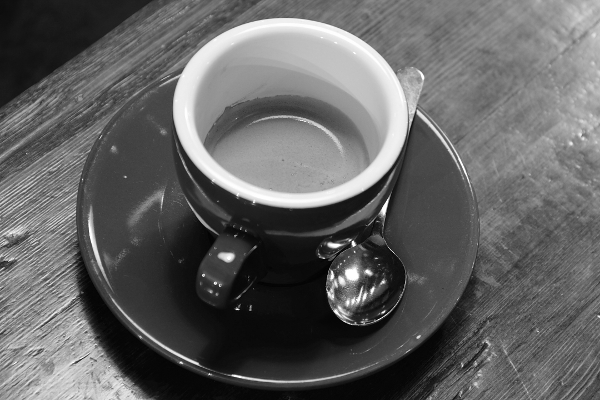
#> input picture Lab4/images/coffee.png, 600 x 400 px
$ jupyter execute Lab4.ipynb
#> lines starting #> are read from the running program, lines starting #| are printed output that depends on the picture; after the words box and inside, x2 and y2 are one past the last pixel; in counts of white or black regions, pixels touching at a corner belong together
# ARTI 403 Image Processing
## Lab 4: Intensity Transformations and Filtering

Name: Mohammed Saeed Alamodi
ID: 2240009007

The parrot image from the manual wasnt included with the lab so I used the coffee image from skimage for the thresholding part. I also used matplotlib to show the images since cv2.imshow doesnt work in jupyter.

## Task 1: Thresholding

[cell 1]
import cv2
import matplotlib.pyplot as plt

# Load the image in grayscale
img = cv2.imread('images/coffee.png', cv2.IMREAD_GRAYSCALE)
#> img is the input picture: shape (400, 600); min 0, max 255, mean 98.8

# Set the threshold values
threshold_values = [0, 50, 100, 150, 200]

plt.figure(figsize=(15, 8))
plt.subplot(2, 3, 1)
plt.imshow(img, cmap='gray')
plt.title('Original Image')
plt.axis('off')

# Apply thresholding with different threshold values
for i, threshold_value in enumerate(threshold_values):
    ret, thresh = cv2.threshold(img, threshold_value, 255, cv2.THRESH_BINARY)
    plt.subplot(2, 3, i + 2)
    plt.imshow(thresh, cmap='gray')
    plt.title(f'Thresholded Image ({threshold_value})')
    plt.axis('off')
#> this loop made 5 passes
#> ret on passes 1 to 5: 0, 50, 100, 150, 200
#> pass 1, `ret, thresh = cv2.threshold(img, threshold_value, 255, cv2.THRESH_BINA..`:
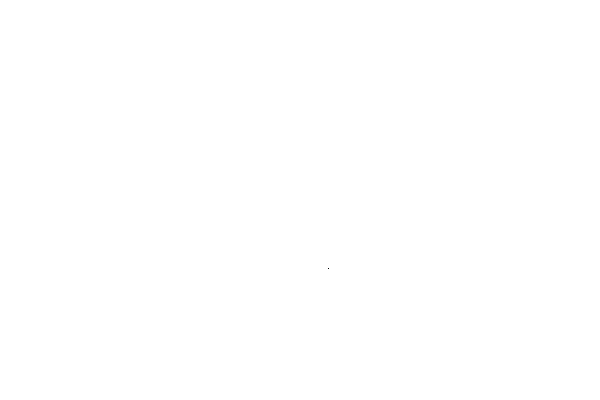
#> thresh: shape (400, 600); 100% white; black in thin lines or dots, all inside (x1, y1, x2, y2) = (328, 268, 329, 269)

plt.show()

When the threshold is 0 the whole image becomes white. The higher the threshold the more black pixels we get, at 200 only the rim of the cup and some spots on the spoon stay white. I think 150 gives the best result here because the cup is separated from the saucer.

## Task 2: Histogram Processing
Step 1: Load necessary libraries

[cell 2]
import matplotlib
import matplotlib.pyplot as plt
import numpy as np
from skimage import data, img_as_float
from skimage import exposure

Step 2: Load moon image

[cell 3]
img = data.moon()
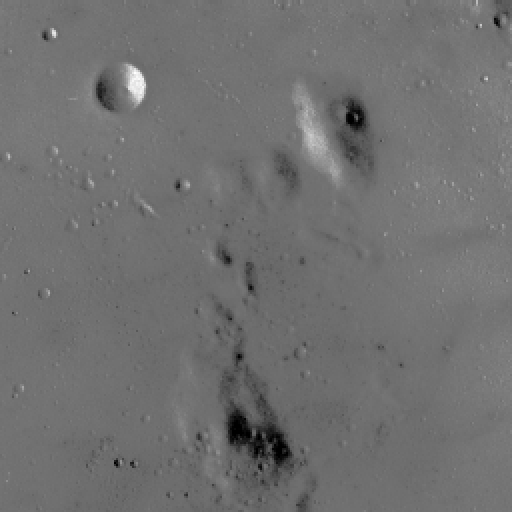
#> input picture skimage.data.moon(), 512 x 512 px
#> img is the input picture: shape (512, 512); min 0, max 255, mean 112.2

Step 3: Rescale intensity values to include all the intensities that fall within the 2nd and 98th percentiles

[cell 4]
# Contrast stretching
p2, p98 = np.percentile(img, (2, 98))
#> p2 = 78; p98 = 129
img_rescale = exposure.rescale_intensity(img, in_range=(p2, p98))
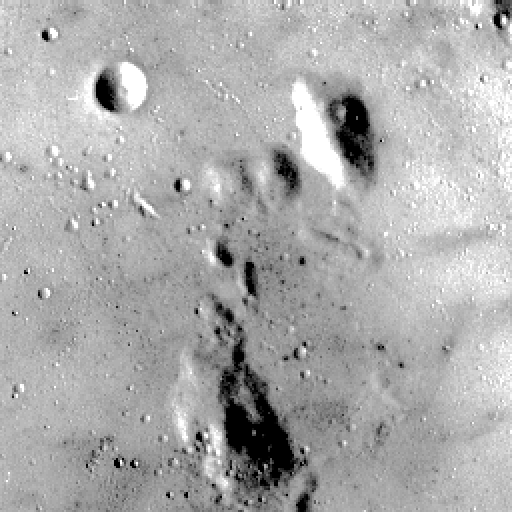
#> img_rescale: shape (512, 512); min 0, max 255, mean 171.5

Step 4: Display the image with its histogram of step 2 and step 3

[cell 5]
fig = plt.figure(figsize=(10, 7))
fig.add_subplot(2, 1, 1)
plt.imshow(img, cmap='gray')
plt.axis('off')
plt.title('Original image')
fig.add_subplot(2, 1, 2)
plt.hist(img.flat, bins=256, range=(0, 255))
plt.xlabel('gray level values')
plt.ylabel('Number of pixels')
plt.show()
#> figure, not shown here; panel 2: tallest bar 23296 high, from x = 114.6 to 115.5

fig = plt.figure(figsize=(10, 7))
fig.add_subplot(2, 1, 1)
plt.imshow(img_rescale, cmap='gray')
plt.axis('off')
plt.title('Contrast stretch')
fig.add_subplot(2, 1, 2)
plt.hist(img_rescale.flat, bins=256, range=(0, 255))
plt.xlabel('gray level values')
plt.ylabel('Number of pixels')
plt.show()
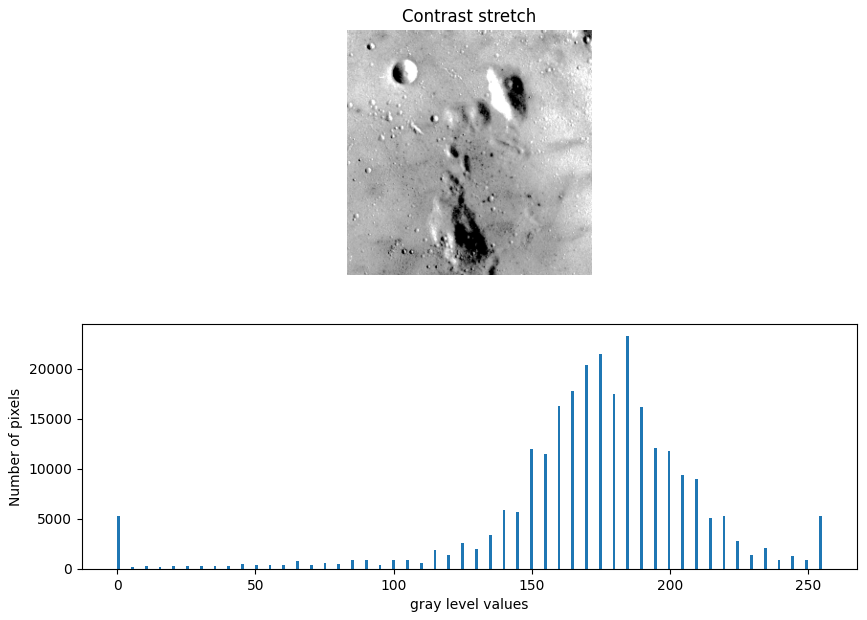
#> figure drawn by matplotlib, 2 panels; panel 2: tallest bar 23296 high, from x = 184.3 to 185.3

# Assessment

## Task 1
Rescale the moon image using the 3rd and 80th percentiles and plot the histogram

[cell 6]
p3, p80 = np.percentile(img, (3, 80))
#> p3 = 87; p80 = 118
print(p3, p80)
#| 87.0 118.0
img_rescale2 = exposure.rescale_intensity(img, in_range=(p3, p80))
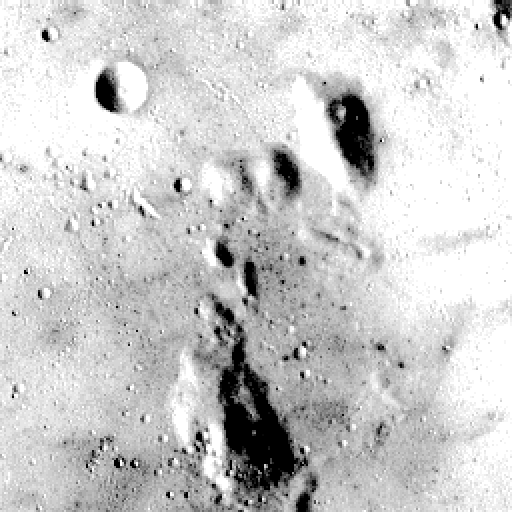
#> img_rescale2: shape (512, 512); min 0, max 255, mean 203.7

fig = plt.figure(figsize=(10, 7))
fig.add_subplot(2, 1, 1)
plt.imshow(img_rescale2, cmap='gray')
plt.axis('off')
plt.title('Contrast stretch (3, 80)')
fig.add_subplot(2, 1, 2)
plt.hist(img_rescale2.flat, bins=256, range=(0, 255))
plt.xlabel('gray level values')
plt.ylabel('Number of pixels')
plt.show()
#> figure, not shown here; panel 2: tallest bar 55088 high, from x = 254 to 255

The image became much brighter than the 2 to 98 one. All the pixels above 118 (the 80th percentile) became 255 so theres a big spike at the end of the histogram and the bright parts look washed out. The histogram also has gaps between the bars because the moon only has a small range of gray levels that got stretched to 0 to 255.

## Task 2
Histogram equalization on the moon image using exposure.equalize_hist

[cell 7]
img_eq = exposure.equalize_hist(img)
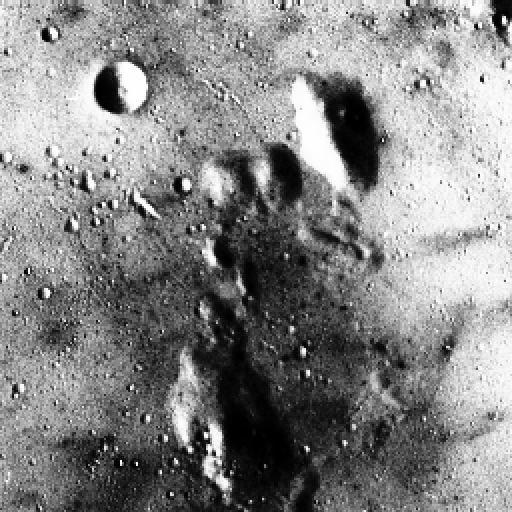
#> img_eq: shape (512, 512) float64; min 0.000916, max 1, mean 0.525
img_eq = (img_eq * 255).astype(np.uint8)

fig = plt.figure(figsize=(10, 7))
fig.add_subplot(2, 1, 1)
plt.imshow(img_eq, cmap='gray')
plt.axis('off')
plt.title('Histogram equalization')
fig.add_subplot(2, 1, 2)
plt.hist(img_eq.flat, bins=256, range=(0, 255))
plt.xlabel('gray level values')
plt.ylabel('Number of pixels')
plt.show()
#> figure, not shown here; panel 2: tallest bar 23296 high, from x = 172.3 to 173.3

I multiplied by 255 because equalize_hist gives values between 0 and 1. After equalization the pixels are spread over the whole range so the histogram is flatter than the original and the image has more contrast, the craters are much clearer. The noise in the dark areas became more visible too.

## Task 3
Histogram matching with the rocket image as reference and the chelsea image as the source

[cell 8]
reference = data.rocket()
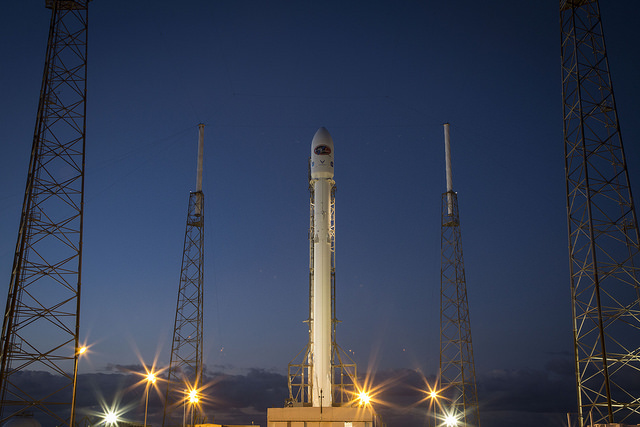
#> input picture skimage.data.rocket(), 640 x 427 px
#> reference is the input picture: shape (427, 640, 3); mean R, G, B 52.3, 61.3, 82.3
image = data.chelsea()
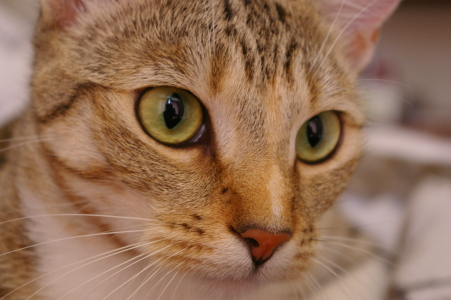
#> input picture skimage.data.chelsea(), 451 x 300 px
#> image is the input picture: shape (300, 451, 3); mean R, G, B 147.7, 111.4, 86.8

matched = exposure.match_histograms(image, reference, channel_axis=-1)
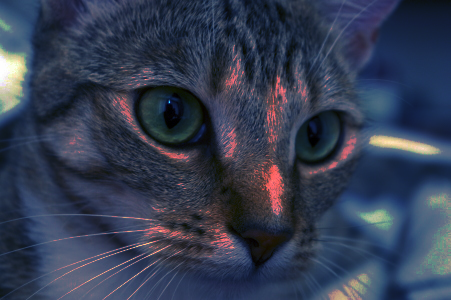
#> matched: shape (300, 451, 3); mean R, G, B 52.1, 60.8, 81.7

fig, ax = plt.subplots(1, 3, figsize=(15, 5))
ax[0].imshow(image)
ax[0].set_title('Source')
ax[1].imshow(reference)
ax[1].set_title('Reference')
ax[2].imshow(matched.astype(np.uint8))
ax[2].set_title('Matched')
for a in ax:
    a.axis('off')
#> this loop made 3 passes
plt.show()

[cell 9]
fig, ax = plt.subplots(3, 3, figsize=(14, 10))

for i, im in enumerate((image, reference, matched)):
    for c, col in enumerate(('red', 'green', 'blue')):
        hist, bins = exposure.histogram(im[..., c], source_range='dtype')
        ax[c, i].plot(bins, hist / hist.max(), color=col)
        cdf, bins = exposure.cumulative_distribution(im[..., c])
        ax[c, i].plot(bins, cdf, color='black')

ax[0, 0].set_title('Source')
ax[0, 1].set_title('Reference')
ax[0, 2].set_title('Matched')
plt.show()
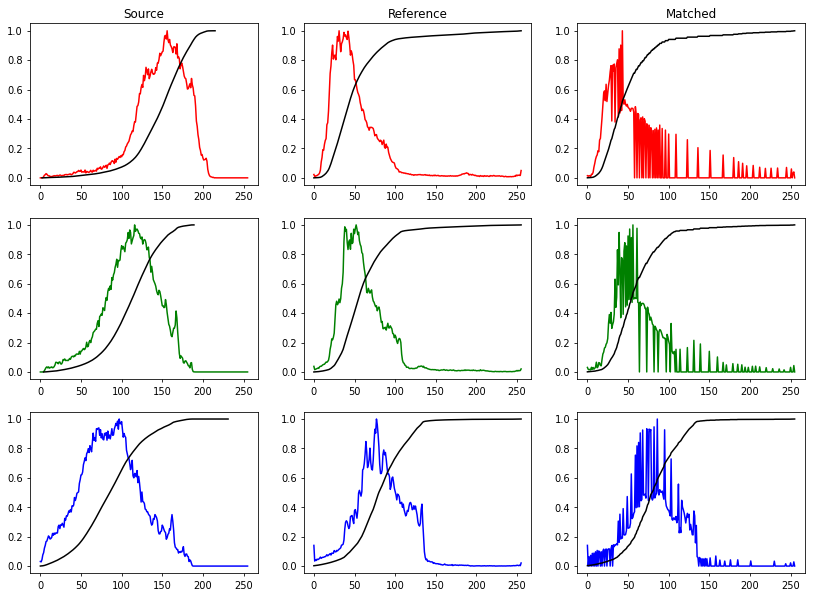
#> figure drawn by matplotlib, 9 panels; panel 1: curve peaks at x = 156, y = 1; panel 1: curve peaks at x = 215, y = 1; panel 2: curve peaks at x = 31, y = 1; panel 2: curve peaks at x = 255, y = 1

$ run again, with Lab4/images/chelsea.png copied over Lab4/images/coffee.png
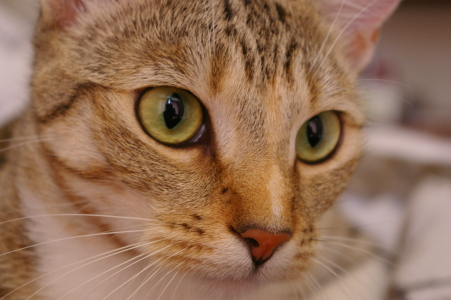
#> input picture Lab4/images/chelsea.png, 451 x 300 px
#> the loop `for i, threshold_value in enumerate(threshold_values):` made 5 passes
#> ret on passes 1 to 5: 0, 50, 100, 150, 200
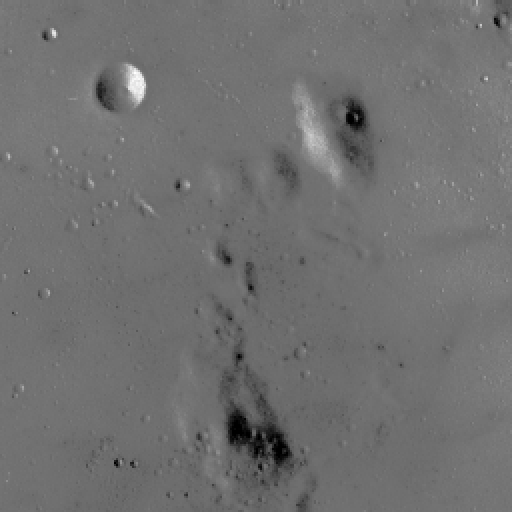
#> input picture skimage.data.moon(), 512 x 512 px
#> img is the input picture: shape (512, 512); min 0, max 255, mean 112.2
#> p2 = 78; p98 = 129
#> p3 = 87; p80 = 118
#| 87.0 118.0
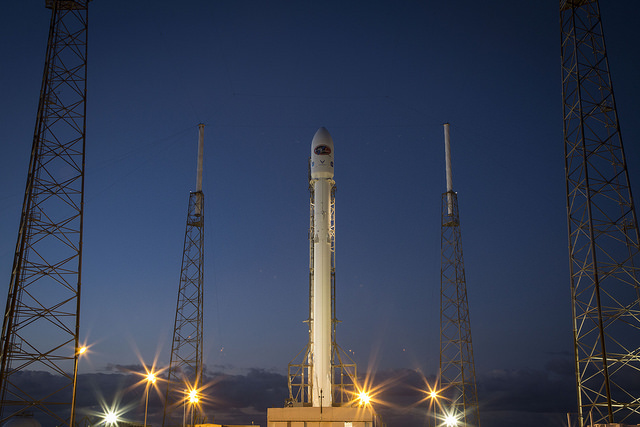
#> input picture skimage.data.rocket(), 640 x 427 px
#> reference is the input picture: shape (427, 640, 3); mean R, G, B 52.3, 61.3, 82.3
#> the loop `for a in ax:` made 3 passes
#> the loop `for i, im in enumerate((image, reference, matched)):` made 3 passes

$ run again, with Lab4/images/rocket.png copied over Lab4/images/coffee.png
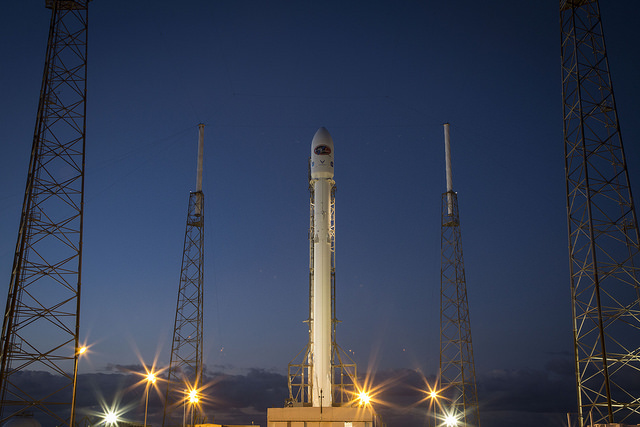
#> input picture Lab4/images/rocket.png, 640 x 427 px
#> the loop `for i, threshold_value in enumerate(threshold_values):` made 5 passes
#> ret on passes 1 to 5: 0, 50, 100, 150, 200
#> p2 = 78; p98 = 129
#> p3 = 87; p80 = 118
#| 87.0 118.0
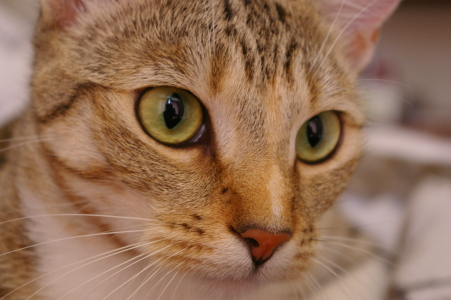
#> input picture skimage.data.chelsea(), 451 x 300 px
#> image is the input picture: shape (300, 451, 3); mean R, G, B 147.7, 111.4, 86.8
#> the loop `for a in ax:` made 3 passes
#> the loop `for i, im in enumerate((image, reference, matched)):` made 3 passes
